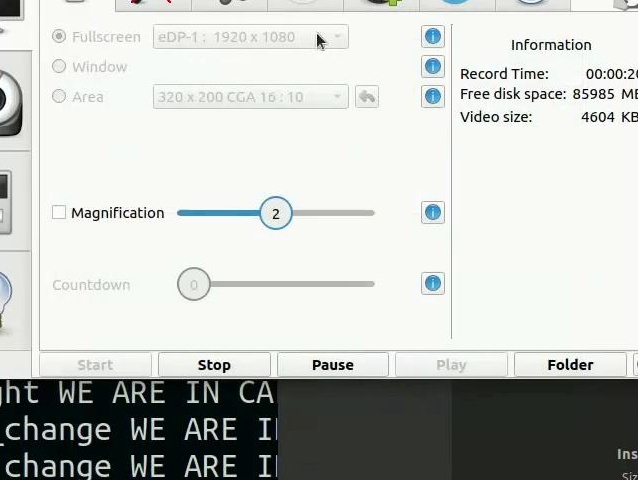
#> input picture imgs/imgs/img1.jpg, 638 x 480 px; its folder holds 4 pictures in this run
$ python crop.py
#> lines starting #> are read from the running program, lines starting #| are printed output that depends on the picture
#create a program that can crop an image using cv2

import cv2
import numpy as np
import glob

#create a funktion that gets alle the pngs from a folder
def cropAll():
    somename = 0
    for img in glob.glob("*.jpg"):
        cropImg(img, somename)
#> in cropImg, img is the input picture: shape (480, 638, 3); mean B, G, R 194.6, 198.7, 195.9
#> in cropImg, `crop_img = img[y1:y2, x1:x2]`:
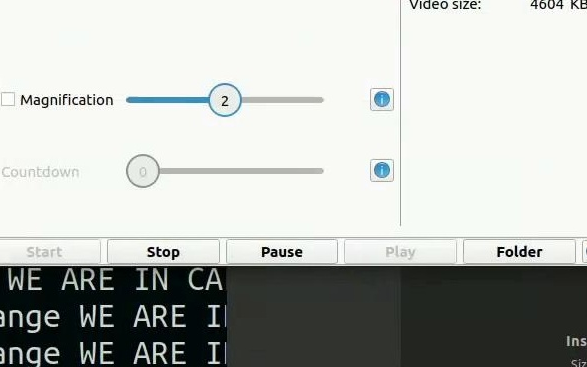
#> crop_img: shape (367, 587, 3); mean B, G, R 184.4, 188.6, 185.8
        somename += 1
#> pass 2 of the loop in cropAll, `for img in glob.glob("*.jpg"):`:
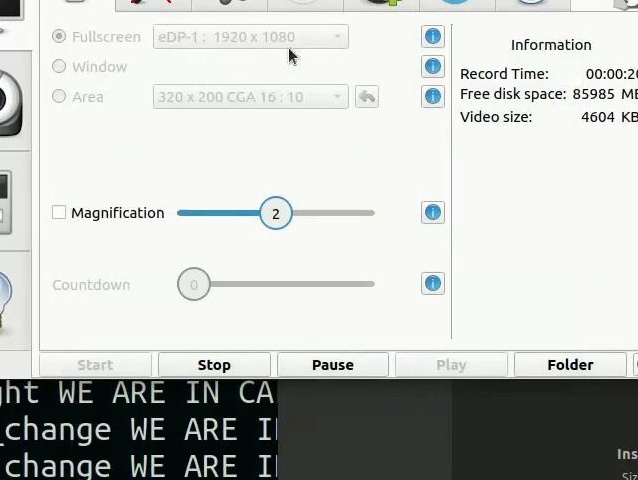
#> input picture imgs/imgs/img10.jpg, 638 x 480 px
#> in cropImg, img is the input picture: shape (480, 638, 3); mean B, G, R 194.6, 198.7, 195.9
#> in cropImg (call 2), `crop_img = img[y1:y2, x1:x2]`:
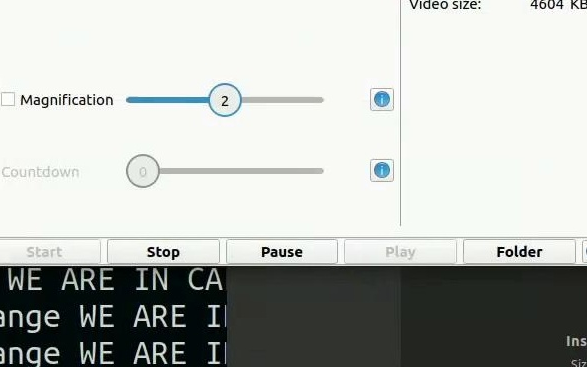
#> crop_img: shape (367, 587, 3); mean B, G, R 184.4, 188.6, 185.8
#> pass 3 of the loop in cropAll, `for img in glob.glob("*.jpg"):`:
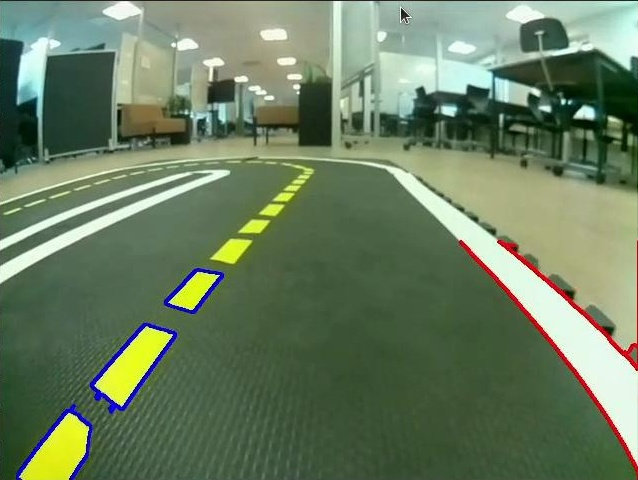
#> input picture imgs/imgs/img104.jpg, 638 x 480 px
#> in cropImg, img is the input picture: shape (480, 638, 3); mean B, G, R 96.5, 125.2, 105.8
#> in cropImg (call 3), `crop_img = img[y1:y2, x1:x2]`:
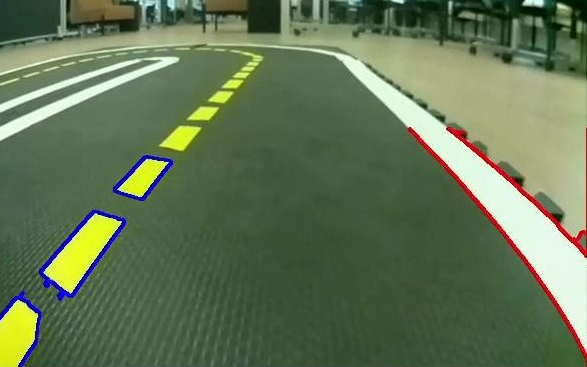
#> crop_img: shape (367, 587, 3); mean B, G, R 84.8, 117.1, 99.5
#> the loop made 4 passes; the first 3 are shown
        #save the image


def cropImg(img, somename):
    img = cv2.imread(img)

    x1, y1 = 51, 113
    x2, y2 = 689, 593

    crop_img = img[y1:y2, x1:x2]
    #write the image to a file "img%d.png" % somename"
    cv2.imwrite("img%d.jpg" % somename, crop_img)

cropAll()
